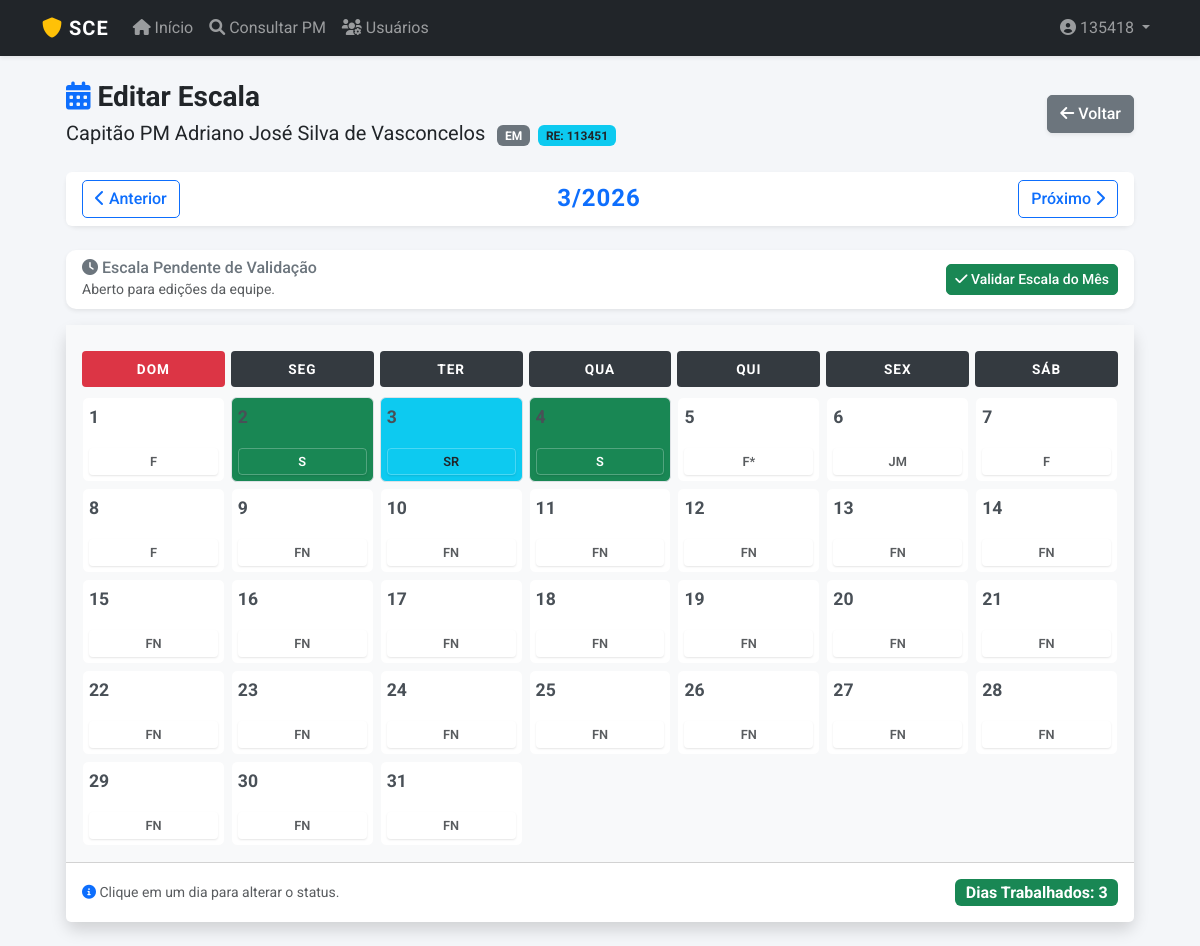
/escala/103 (signed in), run on the app's committed database.
### app.py (models this page shows)
class Usuario(UserMixin, db.Model):
    id = db.Column(db.Integer, primary_key=True)
    username = db.Column(db.String(20), unique=True, nullable=False)
    re = db.Column(db.String(20), unique=True, nullable=False)
    nome = db.Column(db.String(100), nullable=False)
    password = db.Column(db.String(100), nullable=False)
    perfil = db.Column(db.String(20), default='comum') # 'admin', 'operador', 'comum'

class Policial(db.Model):
    id = db.Column(db.Integer, primary_key=True)
    posto = db.Column(db.String(20))
    re = db.Column(db.String(20), unique=True)
    nome = db.Column(db.String(100))
    nome_guerra = db.Column(db.String(50))
    cia = db.Column(db.String(20))
    secao_em = db.Column(db.String(50))
    tipo_escala = db.Column(db.String(20))
    inicio_pares = db.Column(db.Boolean, default=True) # True = Dias Pares
    data_base_escala = db.Column(db.Date, nullable=True)
    funcao = db.Column(db.String(100))
    equipe = db.Column(db.String(50))
    viatura = db.Column(db.String(50))
    ativo = db.Column(db.Boolean, default=True)
    status_saude = db.Column(db.String(50), default='Apto Sem Restrições')
    restricao_tipo = db.Column(db.String(100))
    data_fim_restricao = db.Column(db.Date)

class AlteracaoEscala(db.Model):
    id = db.Column(db.Integer, primary_key=True)
    policial_id = db.Column(db.Integer, db.ForeignKey('policial.id'))
    data = db.Column(db.Date)
    valor = db.Column(db.String(10))
    motivo = db.Column(db.String(200))

### app.py (the view)
@app.route('/escala/<int:id_pm>')
@login_required
def escala(id_pm):
    pm = db.session.get(Policial, id_pm)
    hoje = datetime.now()
    mes = request.args.get('mes', hoje.month, type=int)
    ano = request.args.get('ano', hoje.year, type=int)
    p_dia, u_dia = calendar.monthrange(ano, mes)
    dias_vazios = (p_dia + 1) % 7
    escala_vis = []; total_trabalhado = 0
    siglas_folga = ['F', 'A', 'F*', 'JM', 'FM', 'DS', 'DR', 'FR', 'PF', 'CV', 'LTS', 'EAP', 'LT', 'LG', 'PT', 'LA', 'NP', 'FN', 'FS']
    for d in range(1, u_dia + 1):
        dt = datetime(ano, mes, d)
        sigla = calcular_escala_dia(pm, dt)
        if sigla not in siglas_folga: total_trabalhado += 1
        cor = 'bg-light'
        if sigla in siglas_folga: cor = 'bg-white text-muted border-light'
        elif sigla in ['S', 'S/1', 'S/2', 'S/8' 'M1', 'M2']: cor = 'bg-success text-white'
        elif sigla in ['S/3', 'S/4', 'S/5', 'S/6', 'S/7']: cor = 'bg-primary text-white'
        elif sigla in ['LTS', 'CV', 'FN', 'FS']: cor = 'bg-warning text-dark'
        elif sigla in ['SS', 'SR', 'EE']: cor = 'bg-info text-dark'
        elif sigla in ['LP']: cor = 'bg-info text-white', 'Licença Prêmio'
        elif sigla in ['LSV']: cor = 'bg-secondary text-white', 'Licença S/ Venc.'
        elif sigla in ['AD']: cor = 'bg-primary text-white', 'Adido (Outra OPM)'
        escala_vis.append({'dia': d, 'valor': sigla, 'classe': cor, 'data_iso': dt.strftime('%Y-%m-%d')})
    nav = {'ant_m': mes-1 if mes>1 else 12, 'ant_a': ano if mes>1 else ano-1, 'prox_m': mes+1 if mes<12 else 1, 'prox_a': ano if mes<12 else ano+1}
    validacao = ValidacaoMensal.query.filter_by(policial_id=id_pm, mes=mes, ano=ano).first()
    return render_template('editar.html', pm=pm, mes=mes, ano=ano, escala=escala_vis, dias_vazios=dias_vazios, totais={'trabalhado': total_trabalhado}, nav=nav, validacao=validacao, current_user=current_user)

### app.py (called while the page is built)
@login_manager.user_loader
def load_user(user_id):
    return db.session.get(Usuario, int(user_id))

def e_feriado(data_obj):
    if isinstance(data_obj, datetime): data = data_obj.date()
    else: data = data_obj
    feriados = [(1, 1), (21, 4), (1, 5), (9, 7), (12, 10), (2, 11), (15, 11), (25, 12)]
    return (data.day, data.month) in feriados

### templates/editar.html (shortened to what this page needs)
{% extends "base.html" %}
{% block content %}
<div class="container-fluid px-4">
    <div class="row mb-4 align-items-center">
        <div class="col-md-8">
            <h3 class="m-0 text-dark fw-bold"><i class="fas fa-calendar-alt text-primary"></i> Editar Escala</h3>
            <div class="mt-1 text-muted">
                <span class="fs-5 text-dark">{{ pm.posto }} {{ pm.nome }}</span>
                <span class="badge bg-secondary ms-2">{{ pm.cia }}</span>
                <span class="badge bg-info text-dark ms-1">RE: {{ pm.re }}</span>
            </div>
        </div>
        <div class="col-md-4 text-end">
            <a href="{{ url_for('index') }}" class="btn btn-secondary shadow-sm"><i class="fas fa-arrow-left"></i> Voltar</a>
        </div>
    </div>
    <div class="card shadow-sm mb-4 border-0">
        <div class="card-body py-2 d-flex justify-content-between align-items-center bg-white rounded">
            <a href="{{ url_for('escala', id_pm=pm.id, mes=nav.ant_m, ano=nav.ant_a) }}" class="btn btn-outline-primary">
                <i class="fas fa-chevron-left"></i> Anterior
            </a>
            <h4 class="m-0 fw-bold text-uppercase text-primary" style="letter-spacing: 1px;">{{ mes }}/{{ ano }}</h4>
            <a href="{{ url_for('escala', id_pm=pm.id, mes=nav.prox_m, ano=nav.prox_a) }}" class="btn btn-outline-primary">
                Próximo <i class="fas fa-chevron-right"></i>
            </a>
        </div>
    </div>
        <div class="card mb-3 shadow-sm {% if validacao %}border-success{% else %}border-secondary{% endif %}">
            <div class="card-body d-flex justify-content-between align-items-center py-2">
                <div>
                    {% if validacao %}
                        <h6 class="text-success mb-0"><i class="fas fa-check-double"></i> Escala Validada Oficialmente</h6>
                        <small class="text-muted">Por: <strong>{{ validacao.admin_info }}</strong> em {{ validacao.data_validacao.strftime('%d/%m/%Y às %H:%M') }}</small>
                    {% else %}
                        <h6 class="text-secondary mb-0"><i class="fas fa-clock"></i> Escala Pendente de Validação</h6>
                        <small class="text-muted">Aberto para edições da equipe.</small>
                    {% endif %}
                </div>
                <div>
                    {% if current_user.perfil == 'admin' %}
                        {% if validacao %}
                            <form action="{{ url_for('revogar_validacao', id_pm=pm.id, mes=mes, ano=ano) }}" method="POST" class="d-inline">
                                <button type="submit" class="btn btn-outline-danger btn-sm">
                                    <i class="fas fa-unlock"></i> Revogar Validação
                                </button>
                            </form>
                        {% else %}
                            <form action="{{ url_for('validar_escala', id_pm=pm.id, mes=mes, ano=ano) }}" method="POST" class="d-inline">
                                <button type="submit" class="btn btn-success btn-sm">
                                    <i class="fas fa-check"></i> Validar Escala do Mês
                                </button>
                            </form>
                        {% endif %}
                    {% endif %}
                </div>
            </div>
        </div>
    <div class="card shadow border-0">
        <div class="card-body p-3 bg-light">
            <div class="calendar-grid mb-2">
                <div class="calendar-header bg-danger">DOM</div>
                <div class="calendar-header">SEG</div>
                <div class="calendar-header">TER</div>
                <div class="calendar-header">QUA</div>
                <div class="calendar-header">QUI</div>
                <div class="calendar-header">SEX</div>
                <div class="calendar-header">SÁB</div>
            </div>
            <div class="calendar-grid">
                {% for dia in escala %}
                    <div class="calendar-day {{ dia.classe }}"
                         onclick="prepararModal('{{ dia.data_iso }}', '{{ dia.valor }}')">
                        <div class="d-flex justify-content-between align-items-start">
                            <span class="day-number">{{ dia.dia }}</span>
                        </div>
                        <div class="day-value border border-white border-opacity-25">
                            {{ dia.valor }}
                        </div>
                    </div>
                {% endfor %}
            </div>
        </div>
        <div class="card-footer bg-white text-muted small py-3">
            <div class="d-flex justify-content-between align-items-center">
                <span><i class="fas fa-info-circle text-primary"></i> Clique em um dia para alterar o status.</span>
                <span class="badge bg-success fs-6">Dias Trabalhados: {{ totais.trabalhado }}</span>
            </div>
        </div>
    </div>
</div>
{% endblock %}

### templates/base.html (shortened to what this page needs)
<!DOCTYPE html>
<html lang="pt-br">
<head>
    <link href="https://cdn.jsdelivr.net/npm/bootstrap@5.3.0/dist/css/bootstrap.min.css" rel="stylesheet">
    <link href="https://cdnjs.cloudflare.com/ajax/libs/font-awesome/6.0.0/css/all.min.css" rel="stylesheet">
</head>
<body>
    <nav class="navbar navbar-expand-lg navbar-dark bg-dark shadow-sm">
        <div class="container">
            <a class="navbar-brand" href="{{ url_for('index') }}">
                <i class="fas fa-shield-alt text-warning"></i> SCE
            </a>
            <div class="collapse navbar-collapse" id="navbarNav">
                <ul class="navbar-nav me-auto">
                    <li class="nav-item">
                        <a class="nav-link" href="{{ url_for('index') }}">
                            <i class="fas fa-home"></i> Início
                        </a>
                    </li>
                    {% if current_user.is_authenticated %}
                    <li class="nav-item">
                        <a class="nav-link" href="{{ url_for('consultar_pm') }}">
                            <i class="fas fa-search"></i> Consultar PM
                        </a>
                    </li>
                    {% endif %}
                    {% if current_user.is_authenticated and current_user.perfil == 'admin' %}
                    <li class="nav-item">
                        <a class="nav-link" href="{{ url_for('listar_usuarios') }}">
                            <i class="fas fa-users-cog"></i> Usuários
                        </a>
                    </li>
                    {% endif %}
                </ul>
                <ul class="navbar-nav">
                    {% if current_user.is_authenticated %}
                    <li class="nav-item dropdown">
                        <a class="nav-link dropdown-toggle" href="#" id="userDrop" role="button" data-bs-toggle="dropdown">
                            <i class="fas fa-user-circle"></i> {{ current_user.username }}
                        </a>
                    </li>
                    {% else %}
                    <li class="nav-item">
                        <a class="nav-link" href="{{ url_for('login') }}">Entrar</a>
                    </li>
                    {% endif %}
                </ul>
            </div>
        </div>
    </nav>
    <div class="container py-4">
        {% block content %}{% endblock %}
    </div>
</body>
</html>

### templates/base.html (style rules this page uses)
body { font-family: 'Roboto', sans-serif; background-color: #f4f6f9; }
.navbar-brand { font-weight: 700; letter-spacing: 1px; }
.card { border: none; border-radius: 10px; box-shadow: 0 4px 6px rgba(0,0,0,0.1); }
.btn { border-radius: 5px; font-weight: 500; }

### templates/editar.html (style rules this page uses)
.calendar-grid { display: grid; grid-template-columns: repeat(7, 1fr); gap: 6px; margin-top: 10px; }
.calendar-header { text-align: center; font-weight: bold; background-color: #343a40; color: white; padding: 8px 0; border-radius: 4px; font-size: 0.85rem; letter-spacing: 1px; }
.calendar-day { min-height: 85px; border: 1px solid #dee2e6; border-radius: 6px; background-color: white; padding: 6px; position: relative; transition: all 0.2s; display: flex; flex-direction: column; justify-content: space-between; cursor: pointer; }
.day-number { font-weight: 700; font-size: 1.1rem; color: #495057; }
.day-value { font-size: 0.8rem; padding: 3px; border-radius: 4px; text-align: center; width: 100%; font-weight: 600; box-shadow: 0 1px 2px rgba(0,0,0,0.1); }
.bg-white { background-color: #ffffff !important; }
.bg-light { background-color: #f8f9fa !important; }

### data on the page
Usuario: username "135418"
Policial: posto "Capitão PM", nome "Adriano José Silva de Vasconcelos", cia "EM", re "113451"
AlteracaoEscala: dia "3", valor "SR"
AlteracaoEscala: dia "5", valor "F*"
AlteracaoEscala: dia "6", valor "JM"
AlteracaoEscala: dia "9", valor "FN"
AlteracaoEscala: dia "10", valor "FN"
AlteracaoEscala: dia "11", valor "FN"
AlteracaoEscala: dia "12", valor "FN"
AlteracaoEscala: dia "13", valor "FN"
AlteracaoEscala: dia "14", valor "FN"
AlteracaoEscala: dia "15", valor "FN"
AlteracaoEscala: dia "16", valor "FN"
AlteracaoEscala: dia "17", valor "FN"
AlteracaoEscala: dia "18", valor "FN"
AlteracaoEscala: dia "19", valor "FN"
AlteracaoEscala: dia "20", valor "FN"
AlteracaoEscala: dia "21", valor "FN"
AlteracaoEscala: dia "22", valor "FN"
AlteracaoEscala: dia "23", valor "FN"
AlteracaoEscala: dia "24", valor "FN"
AlteracaoEscala: dia "25", valor "FN"
AlteracaoEscala: dia "26", valor "FN"
AlteracaoEscala: dia "27", valor "FN"
AlteracaoEscala: dia "28", valor "FN"
AlteracaoEscala: dia "29", valor "FN"
AlteracaoEscala: dia "30", valor "FN"
AlteracaoEscala: dia "31", valor "FN"

### other printed values
{{ mes }} "3"
{{ ano }} "2026"
{{ dia.dia }} "1" "7" "8"
{{ dia.valor }} "F" "S" "S" "F" "F"
{{ totais.trabalhado }} "3"
